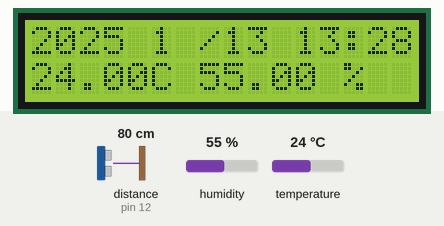
A sketch run on a simulated Arduino Uno, built with avr-gcc and run on an emulated ATmega328P. On the bench: 16×2 character LCD. Wiring (inferred from the names in the program): ultrasonic range finder: trigger pin 11; echo pin 12. The inputs (shaded band) are chosen by the test bench; at power-on: distance to the obstacle (sensor on pin 12) 80 cm, humidity 55 %, temperature 24 °C. The echo pulse lasts 58.3 µs per cm.

Above: at 1.2 s.
1.3 s: distance to the obstacle (sensor on pin 12) set to 54 cm
6.3 s: distance to the obstacle (sensor on pin 12) set to 44 cm
At 10.9 s:
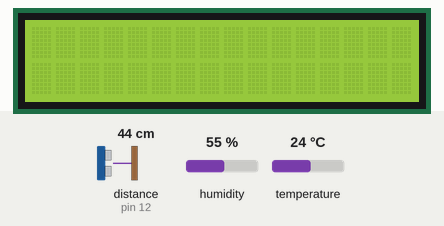
16.8 s: humidity set to 22 %
At 20.39 s:
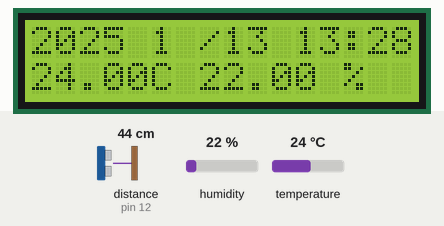
21.8 s: temperature set to 12 °C
At 25.46 s:
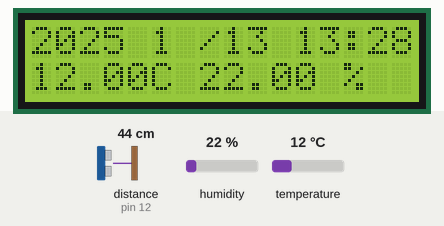
26.9 s: humidity set to 40 %
32.0 s: temperature set to 19 °C
At 35.59 s:
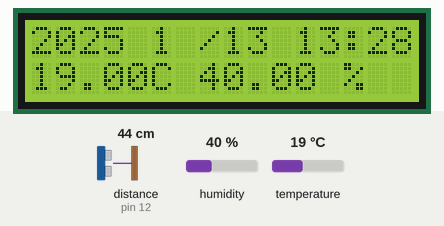
Timing chart, 0 to 37.1 s (numbered marks = the images above; inputs shaded):
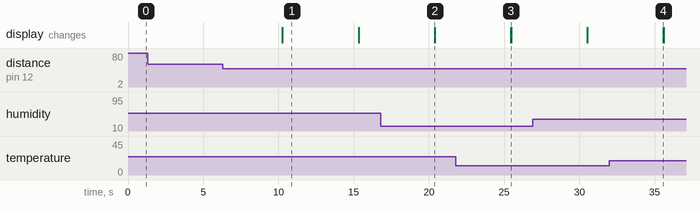

Measured:
- the behaviour switches between 50 and 49 cm on distance to the obstacle (sensor on pin 12) (found by bisection; images 0 and 1)
- after the input at 1.3 s, every drawn part: stays the same
- after the input at 6.3 s, the display: changes after 4.0 s (image 1)
- after the input at 16.8 s, the display: changes after 3.6 s (image 2)
- after the input at 21.8 s, the display: changes after 3.7 s (image 3)
- after the input at 32.0 s, the display: changes after 3.6 s (image 4)
- what the display in image 1 shows lasts 5.0 s, from 10.3 s to 15.3 s

The sketch:

alarm_code.ino
```cpp
// C++ code
#include <LiquidCrystal_I2C.h>
#include <LiquidCrystal.h>
#include <Keypad.h>
#include <Wire.h>
#include <TimeLib.h>
#include <TimeAlarms.h>
#include <DHT.h>
#include "pitches.h"

#define KEY_ROW 4
#define KEY_COL 4
#define LCD_COL 16
#define LCD_ROW 2
#define ADR_LCD 0x27
#define BUZZ_PIN 13
#define TRIG_PIN 11
#define ECHO_PIN 12
#define DHT_PIN 10
#define DHT_TYPE DHT11

DHT dht(DHT_PIN, DHT_TYPE);
LiquidCrystal_I2C lcd(ADR_LCD,LCD_COL,LCD_ROW);

char keys[KEY_ROW][KEY_COL] = {
  {'1','2','3','A'},
  {'4','5','6','B'},
  {'7','8','9','C'},
  {'*','0','#','D'}
};

byte ROW_PINS[KEY_ROW]={9, 8, 7, 6}; //キーパッドの列ピン
byte COL_PINS[KEY_COL]={5, 4, 3, 2}; //キーパッドの行ピン
Keypad keypad=Keypad(makeKeymap(keys), ROW_PINS, COL_PINS, KEY_ROW, KEY_COL); //キーパッドの行列とピンの対応
char key;

int melody[] = {
  NOTE_C4, NOTE_G3, NOTE_G3, NOTE_A3, NOTE_G3, 0, NOTE_B3, NOTE_C4
};

int durations[] = {
  4, 8, 8, 4, 4, 4, 4, 4
};

float distance() {
  //超音波センサの距離の計測
  float distance;
  digitalWrite(TRIG_PIN,LOW);
	delayMicroseconds(2);
	digitalWrite(TRIG_PIN,HIGH);
	delayMicroseconds(10);
	digitalWrite(TRIG_PIN,LOW);
	distance=pulseIn(ECHO_PIN,HIGH);
	distance=distance/58.0;
  return distance;
}

void temp_and_humid() {
  lcd.setCursor(0,1);
  lcd.print(dht.readTemperature());
  lcd.setCursor(5,1);
  lcd.print("C");
  lcd.setCursor(7,1);
  lcd.print(dht.readHumidity());
  lcd.setCursor(13,1);
  lcd.print("%");
}

void show_time() {
  time_t t = 1736774888;
  setTime(t);
  lcd.setCursor(0,0);
  lcd.print(year(t));
  lcd.setCursor(5,0);
  lcd.print(month(t));
  lcd.setCursor(7,0);
  lcd.print("/");
  lcd.setCursor(8,0);
  lcd.print(day(t));
  lcd.setCursor(11,0);
  lcd.print(hour(t));
  lcd.setCursor(13,0);
  lcd.print(":");
  lcd.setCursor(14,0);
  lcd.print(minute(t));
}

void play_music() {
  int length = sizeof(durations)/sizeof(durations[0]);
  while (true) {
    for (int note = 0; note < length; note++) {
    int duration = 1000 / durations[note];
    tone(BUZZ_PIN, melody[note], duration);
    int pauseBetweenNotes = duration * 1.30;
    delay(pauseBetweenNotes);
    }
  }
}

void set_timer() {
  key = keypad.getKey();
  int seconds = int(key);
  Alarm.timerOnce(seconds, play_music);
}

void setup() {
  Serial.begin(9600);
  lcd.init();
  lcd.backlight();
  //show_time(get_time());
  //ピンモード設定
  pinMode(BUZZ_PIN, OUTPUT);
  pinMode(TRIG_PIN, OUTPUT);
  pinMode(ECHO_PIN, INPUT);
  pinMode(DHT_PIN, OUTPUT);

}

void loop() {
  //時間と温湿度の表示
  temp_and_humid();
  show_time();
  key = keypad.getKey();
  if (key == "*") {
    Serial.println(key);
    lcd.setCursor(15, 1);
    lcd.print(key);
    set_timer();
  }

  //タイマー停止
  if (distance() <= 50 || key == "#") {
    noTone(BUZZ_PIN);
    lcd.clear();
  }

  delay(5000);
}
```
